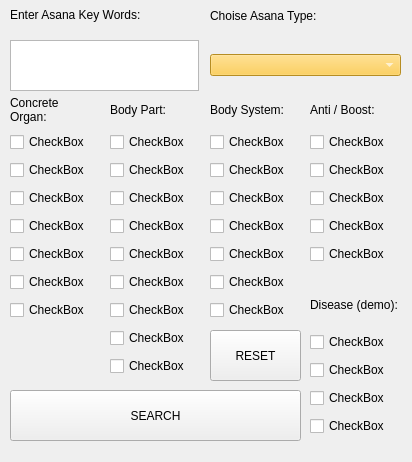
<?xml version="1.0" encoding="UTF-8"?>
<ui version="4.0">
 <class>SearchForm</class>
 <widget class="QWidget" name="SearchForm">
  <property name="geometry">
   <rect>
    <x>0</x>
    <y>0</y>
    <width>412</width>
    <height>462</height>
   </rect>
  </property>
  <property name="windowTitle">
   <string>Form</string>
  </property>
  <widget class="QWidget" name="horizontalLayoutWidget_2">
   <property name="geometry">
    <rect>
     <x>210</x>
     <y>40</y>
     <width>191</width>
     <height>51</height>
    </rect>
   </property>
   <layout class="QHBoxLayout" name="horizontalLayout_2">
    <item>
     <widget class="QComboBox" name="comboBox">
      <property name="cursor">
       <cursorShape>PointingHandCursor</cursorShape>
      </property>
      <property name="styleSheet">
       <string notr="true">color: rgb(255, 255, 255);
font: 700 14px &quot;Segoe UI&quot;;
background-color: rgb(255, 197, 49);</string>
      </property>
      <property name="insertPolicy">
       <enum>QComboBox::InsertAtBottom</enum>
      </property>
     </widget>
    </item>
   </layout>
  </widget>
  <widget class="QLabel" name="LBL_O">
   <property name="geometry">
    <rect>
     <x>10</x>
     <y>90</y>
     <width>81</width>
     <height>41</height>
    </rect>
   </property>
   <property name="text">
    <string>Concrete Organ:</string>
   </property>
   <property name="textFormat">
    <enum>Qt::RichText</enum>
   </property>
   <property name="wordWrap">
    <bool>true</bool>
   </property>
  </widget>
  <widget class="QWidget" name="horizontalLayoutWidget_3">
   <property name="geometry">
    <rect>
     <x>10</x>
     <y>130</y>
     <width>80</width>
     <height>192</height>
    </rect>
   </property>
   <layout class="QVBoxLayout" name="verticalLayout_2">
    <item>
     <widget class="QCheckBox" name="checkBox_2">
      <property name="cursor">
       <cursorShape>PointingHandCursor</cursorShape>
      </property>
      <property name="text">
       <string>CheckBox</string>
      </property>
     </widget>
    </item>
    <item>
     <widget class="QCheckBox" name="checkBox_3">
      <property name="cursor">
       <cursorShape>PointingHandCursor</cursorShape>
      </property>
      <property name="text">
       <string>CheckBox</string>
      </property>
     </widget>
    </item>
    <item>
     <widget class="QCheckBox" name="checkBox_6">
      <property name="cursor">
       <cursorShape>PointingHandCursor</cursorShape>
      </property>
      <property name="text">
       <string>CheckBox</string>
      </property>
     </widget>
    </item>
    <item>
     <widget class="QCheckBox" name="checkBox_7">
      <property name="cursor">
       <cursorShape>PointingHandCursor</cursorShape>
      </property>
      <property name="text">
       <string>CheckBox</string>
      </property>
     </widget>
    </item>
    <item>
     <widget class="QCheckBox" name="checkBox_4">
      <property name="cursor">
       <cursorShape>PointingHandCursor</cursorShape>
      </property>
      <property name="text">
       <string>CheckBox</string>
      </property>
     </widget>
    </item>
    <item>
     <widget class="QCheckBox" name="checkBox_5">
      <property name="cursor">
       <cursorShape>PointingHandCursor</cursorShape>
      </property>
      <property name="text">
       <string>CheckBox</string>
      </property>
     </widget>
    </item>
    <item>
     <widget class="QCheckBox" name="checkBox">
      <property name="cursor">
       <cursorShape>PointingHandCursor</cursorShape>
      </property>
      <property name="layoutDirection">
       <enum>Qt::LeftToRight</enum>
      </property>
      <property name="text">
       <string>CheckBox</string>
      </property>
     </widget>
    </item>
   </layout>
  </widget>
  <widget class="QLabel" name="LBL_AKW">
   <property name="geometry">
    <rect>
     <x>10</x>
     <y>-10</y>
     <width>191</width>
     <height>51</height>
    </rect>
   </property>
   <property name="text">
    <string>&lt;html&gt;&lt;head/&gt;&lt;body&gt;&lt;p&gt;Enter Asana Key Words:&lt;/p&gt;&lt;/body&gt;&lt;/html&gt;</string>
   </property>
   <property name="wordWrap">
    <bool>true</bool>
   </property>
  </widget>
  <widget class="QLabel" name="LBL_AT">
   <property name="geometry">
    <rect>
     <x>210</x>
     <y>-10</y>
     <width>191</width>
     <height>51</height>
    </rect>
   </property>
   <property name="text">
    <string>Choise Asana Type:</string>
   </property>
   <property name="wordWrap">
    <bool>true</bool>
   </property>
  </widget>
  <widget class="QLabel" name="LBL_BP">
   <property name="geometry">
    <rect>
     <x>110</x>
     <y>90</y>
     <width>81</width>
     <height>41</height>
    </rect>
   </property>
   <property name="text">
    <string>Body Part:</string>
   </property>
   <property name="textFormat">
    <enum>Qt::RichText</enum>
   </property>
   <property name="wordWrap">
    <bool>true</bool>
   </property>
  </widget>
  <widget class="QWidget" name="horizontalLayoutWidget_4">
   <property name="geometry">
    <rect>
     <x>110</x>
     <y>130</y>
     <width>80</width>
     <height>251</height>
    </rect>
   </property>
   <property name="cursor">
    <cursorShape>PointingHandCursor</cursorShape>
   </property>
   <layout class="QVBoxLayout" name="verticalLayout_3">
    <item>
     <widget class="QCheckBox" name="checkBox_14">
      <property name="cursor">
       <cursorShape>PointingHandCursor</cursorShape>
      </property>
      <property name="text">
       <string>CheckBox</string>
      </property>
     </widget>
    </item>
    <item>
     <widget class="QCheckBox" name="checkBox_13">
      <property name="cursor">
       <cursorShape>PointingHandCursor</cursorShape>
      </property>
      <property name="text">
       <string>CheckBox</string>
      </property>
     </widget>
    </item>
    <item>
     <widget class="QCheckBox" name="checkBox_12">
      <property name="cursor">
       <cursorShape>PointingHandCursor</cursorShape>
      </property>
      <property name="text">
       <string>CheckBox</string>
      </property>
     </widget>
    </item>
    <item>
     <widget class="QCheckBox" name="checkBox_11">
      <property name="cursor">
       <cursorShape>PointingHandCursor</cursorShape>
      </property>
      <property name="text">
       <string>CheckBox</string>
      </property>
     </widget>
    </item>
    <item>
     <widget class="QCheckBox" name="checkBox_37">
      <property name="cursor">
       <cursorShape>PointingHandCursor</cursorShape>
      </property>
      <property name="text">
       <string>CheckBox</string>
      </property>
     </widget>
    </item>
    <item>
     <widget class="QCheckBox" name="checkBox_10">
      <property name="cursor">
       <cursorShape>PointingHandCursor</cursorShape>
      </property>
      <property name="text">
       <string>CheckBox</string>
      </property>
     </widget>
    </item>
    <item>
     <widget class="QCheckBox" name="checkBox_9">
      <property name="cursor">
       <cursorShape>PointingHandCursor</cursorShape>
      </property>
      <property name="text">
       <string>CheckBox</string>
      </property>
     </widget>
    </item>
    <item>
     <widget class="QCheckBox" name="checkBox_8">
      <property name="cursor">
       <cursorShape>PointingHandCursor</cursorShape>
      </property>
      <property name="text">
       <string>CheckBox</string>
      </property>
     </widget>
    </item>
    <item>
     <widget class="QCheckBox" name="checkBox_36">
      <property name="cursor">
       <cursorShape>PointingHandCursor</cursorShape>
      </property>
      <property name="text">
       <string>CheckBox</string>
      </property>
     </widget>
    </item>
   </layout>
  </widget>
  <widget class="QLabel" name="LBL_BS">
   <property name="geometry">
    <rect>
     <x>210</x>
     <y>90</y>
     <width>81</width>
     <height>41</height>
    </rect>
   </property>
   <property name="text">
    <string>Body System:</string>
   </property>
   <property name="textFormat">
    <enum>Qt::RichText</enum>
   </property>
   <property name="wordWrap">
    <bool>true</bool>
   </property>
  </widget>
  <widget class="QWidget" name="horizontalLayoutWidget_5">
   <property name="geometry">
    <rect>
     <x>210</x>
     <y>130</y>
     <width>81</width>
     <height>192</height>
    </rect>
   </property>
   <property name="cursor">
    <cursorShape>PointingHandCursor</cursorShape>
   </property>
   <layout class="QVBoxLayout" name="verticalLayout_4">
    <item>
     <widget class="QCheckBox" name="checkBox_21">
      <property name="cursor">
       <cursorShape>PointingHandCursor</cursorShape>
      </property>
      <property name="text">
       <string>CheckBox</string>
      </property>
     </widget>
    </item>
    <item>
     <widget class="QCheckBox" name="checkBox_20">
      <property name="cursor">
       <cursorShape>PointingHandCursor</cursorShape>
      </property>
      <property name="text">
       <string>CheckBox</string>
      </property>
     </widget>
    </item>
    <item>
     <widget class="QCheckBox" name="checkBox_19">
      <property name="cursor">
       <cursorShape>PointingHandCursor</cursorShape>
      </property>
      <property name="text">
       <string>CheckBox</string>
      </property>
     </widget>
    </item>
    <item>
     <widget class="QCheckBox" name="checkBox_18">
      <property name="cursor">
       <cursorShape>PointingHandCursor</cursorShape>
      </property>
      <property name="text">
       <string>CheckBox</string>
      </property>
     </widget>
    </item>
    <item>
     <widget class="QCheckBox" name="checkBox_17">
      <property name="cursor">
       <cursorShape>PointingHandCursor</cursorShape>
      </property>
      <property name="text">
       <string>CheckBox</string>
      </property>
     </widget>
    </item>
    <item>
     <widget class="QCheckBox" name="checkBox_16">
      <property name="cursor">
       <cursorShape>PointingHandCursor</cursorShape>
      </property>
      <property name="text">
       <string>CheckBox</string>
      </property>
     </widget>
    </item>
    <item>
     <widget class="QCheckBox" name="checkBox_15">
      <property name="cursor">
       <cursorShape>PointingHandCursor</cursorShape>
      </property>
      <property name="text">
       <string>CheckBox</string>
      </property>
     </widget>
    </item>
   </layout>
  </widget>
  <widget class="QLabel" name="LBL_AB">
   <property name="geometry">
    <rect>
     <x>310</x>
     <y>90</y>
     <width>101</width>
     <height>41</height>
    </rect>
   </property>
   <property name="text">
    <string>Anti / Boost:</string>
   </property>
   <property name="textFormat">
    <enum>Qt::RichText</enum>
   </property>
   <property name="wordWrap">
    <bool>true</bool>
   </property>
  </widget>
  <widget class="QWidget" name="horizontalLayoutWidget_6">
   <property name="geometry">
    <rect>
     <x>310</x>
     <y>130</y>
     <width>101</width>
     <height>141</height>
    </rect>
   </property>
   <property name="cursor">
    <cursorShape>PointingHandCursor</cursorShape>
   </property>
   <layout class="QVBoxLayout" name="verticalLayout_5">
    <item>
     <widget class="QCheckBox" name="checkBox_26">
      <property name="cursor">
       <cursorShape>PointingHandCursor</cursorShape>
      </property>
      <property name="text">
       <string>CheckBox</string>
      </property>
     </widget>
    </item>
    <item>
     <widget class="QCheckBox" name="checkBox_25">
      <property name="cursor">
       <cursorShape>PointingHandCursor</cursorShape>
      </property>
      <property name="text">
       <string>CheckBox</string>
      </property>
     </widget>
    </item>
    <item>
     <widget class="QCheckBox" name="checkBox_24">
      <property name="cursor">
       <cursorShape>PointingHandCursor</cursorShape>
      </property>
      <property name="text">
       <string>CheckBox</string>
      </property>
     </widget>
    </item>
    <item>
     <widget class="QCheckBox" name="checkBox_23">
      <property name="cursor">
       <cursorShape>PointingHandCursor</cursorShape>
      </property>
      <property name="text">
       <string>CheckBox</string>
      </property>
     </widget>
    </item>
    <item>
     <widget class="QCheckBox" name="checkBox_22">
      <property name="cursor">
       <cursorShape>PointingHandCursor</cursorShape>
      </property>
      <property name="text">
       <string>CheckBox</string>
      </property>
     </widget>
    </item>
   </layout>
  </widget>
  <widget class="QLabel" name="LBL_D">
   <property name="geometry">
    <rect>
     <x>310</x>
     <y>280</y>
     <width>101</width>
     <height>51</height>
    </rect>
   </property>
   <property name="autoFillBackground">
    <bool>false</bool>
   </property>
   <property name="lineWidth">
    <number>2</number>
   </property>
   <property name="midLineWidth">
    <number>0</number>
   </property>
   <property name="text">
    <string>Disease (demo):</string>
   </property>
   <property name="textFormat">
    <enum>Qt::RichText</enum>
   </property>
   <property name="wordWrap">
    <bool>true</bool>
   </property>
  </widget>
  <widget class="QWidget" name="horizontalLayoutWidget_7">
   <property name="geometry">
    <rect>
     <x>310</x>
     <y>330</y>
     <width>101</width>
     <height>111</height>
    </rect>
   </property>
   <property name="cursor">
    <cursorShape>PointingHandCursor</cursorShape>
   </property>
   <layout class="QVBoxLayout" name="verticalLayout_6">
    <item>
     <widget class="QCheckBox" name="checkBox_32">
      <property name="text">
       <string>CheckBox</string>
      </property>
     </widget>
    </item>
    <item>
     <widget class="QCheckBox" name="checkBox_31">
      <property name="cursor">
       <cursorShape>PointingHandCursor</cursorShape>
      </property>
      <property name="text">
       <string>CheckBox</string>
      </property>
     </widget>
    </item>
    <item>
     <widget class="QCheckBox" name="checkBox_30">
      <property name="cursor">
       <cursorShape>PointingHandCursor</cursorShape>
      </property>
      <property name="text">
       <string>CheckBox</string>
      </property>
     </widget>
    </item>
    <item>
     <widget class="QCheckBox" name="checkBox_29">
      <property name="cursor">
       <cursorShape>PointingHandCursor</cursorShape>
      </property>
      <property name="text">
       <string>CheckBox</string>
      </property>
     </widget>
    </item>
   </layout>
  </widget>
  <widget class="QPushButton" name="BUT_S">
   <property name="geometry">
    <rect>
     <x>10</x>
     <y>390</y>
     <width>291</width>
     <height>51</height>
    </rect>
   </property>
   <property name="cursor">
    <cursorShape>PointingHandCursor</cursorShape>
   </property>
   <property name="text">
    <string>SEARCH</string>
   </property>
  </widget>
  <widget class="QTextEdit" name="TEX_EDIT">
   <property name="geometry">
    <rect>
     <x>10</x>
     <y>40</y>
     <width>189</width>
     <height>51</height>
    </rect>
   </property>
   <property name="font">
    <font>
     <family>Segoe UI</family>
     <pointsize>-1</pointsize>
     <italic>false</italic>
     <bold>true</bold>
    </font>
   </property>
   <property name="cursor" stdset="0">
    <cursorShape>IBeamCursor</cursorShape>
   </property>
   <property name="styleSheet">
    <string notr="true">color: rgb(255, 255, 255);
font: 700 14px &quot;Segoe UI&quot;;</string>
   </property>
  </widget>
  <widget class="QPushButton" name="BUT_CLEAR">
   <property name="geometry">
    <rect>
     <x>210</x>
     <y>330</y>
     <width>91</width>
     <height>51</height>
    </rect>
   </property>
   <property name="cursor">
    <cursorShape>PointingHandCursor</cursorShape>
   </property>
   <property name="text">
    <string>RESET</string>
   </property>
  </widget>
 </widget>
 <resources/>
 <connections/>
</ui>
